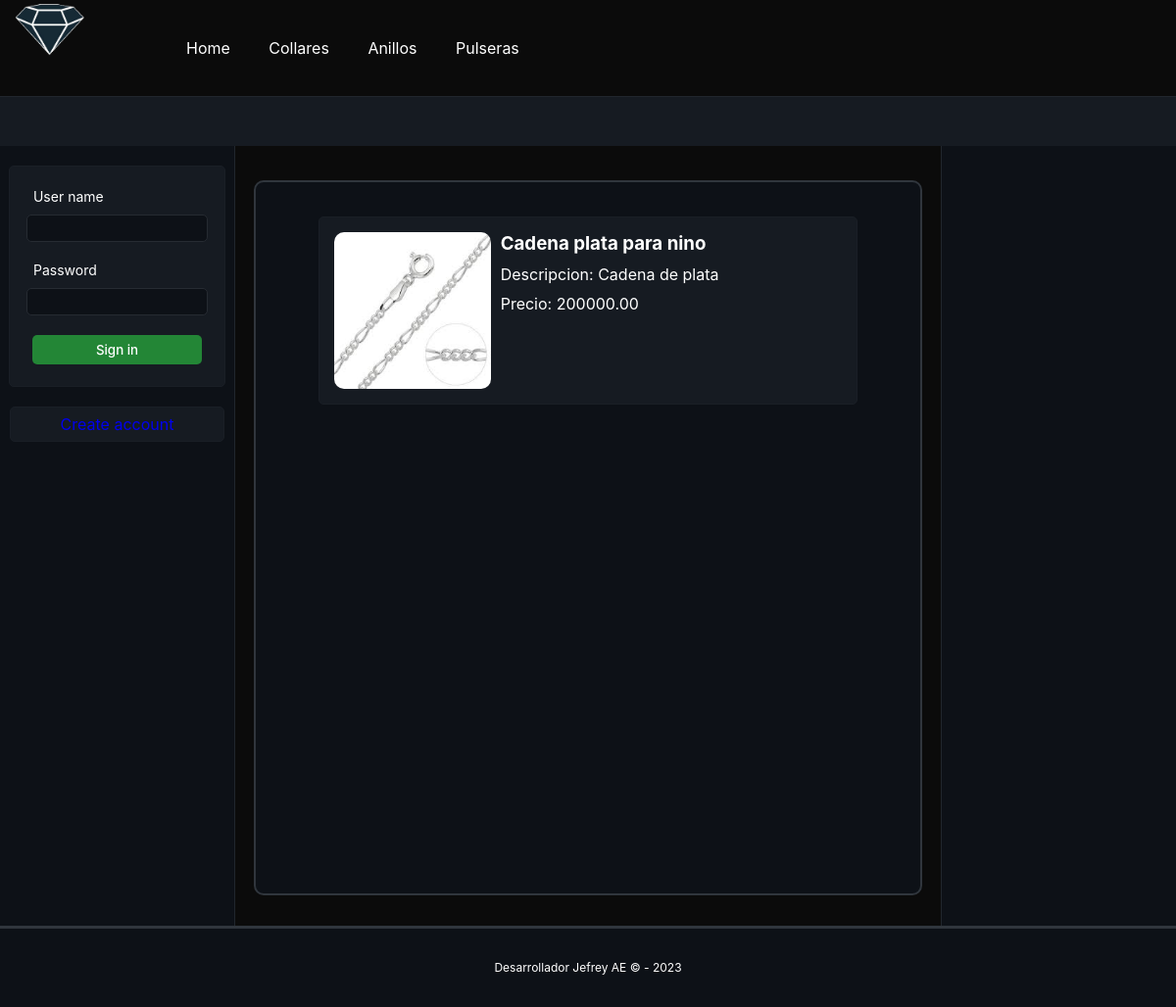
The page /topic/detail/1 on the database its author committed.
### home/models.py (models this page shows, shortened)
class Topic(models.Model):
    name = models.CharField(max_length=50)
    class Meta:
        verbose_name = "Topic"
        verbose_name_plural = "Topics"

class Item(models.Model):
    name = models.CharField(max_length=50)
    description = models.CharField(max_length=100)
    price = models.DecimalField(max_digits=10, decimal_places=2)
    image = models.ImageField(upload_to='images', blank=True)
    category = models.ForeignKey(Category, null=True, blank=True, on_delete=models.CASCADE)
    topic = models.ForeignKey(Topic, null=True, blank=True, on_delete=models.CASCADE)
    class Meta:
        pass

### topic/views.py (the view)
# urls.py: path('topic/detail/<str:id>', TopicViews.detail, name='topicDetail'),
def detail(request, id):
    item = get_object_or_404(Item, id=id)
    categories = Category.objects.all()
    topics = Topic.objects.all()
    return render(request, 'topicDetail.html', {"categories": categories, 'topics': topics, 'item': item})

### topic/templates/topicDetail.html (shortened to what this page needs)
{% extends 'layout.html' %}
{% load static%}
{% block content %}
<section id="central">
    {% include 'leftSidebar.html' %}
    <div id="content">
            <section id="item_container">
                <div class="image_and_data">
                    <img class="item_image" title={{item.name}} src={% static item.image.url %} alt={{item.description}}/>
                    <div class="item_data">
                        <h3>{{item.name}}</h3>
                        <p class="item_descripcion">Descripcion: {{item.description}}</p>
                        <p class="item_precio">Precio: {{item.price}}</p>
                    </div>
                </div>
            </section>
    </div>
    {% include 'rightSidebar.html' %}
</section>
{% endblock content %}

### layouts/templates/layout.html (shortened to what this page needs)
<!DOCTYPE html>
<html lang='es'>
    <head>
        {% load static %}
        <link rel='stylesheet' type='text/css' href={% static 'css/styles.css' %} />
    </head>
    <body class="layout">
        <header>
            <div id='logo'>
                <img src={% static 'images/diamond.png' %} />
            </div>
            <nav id='navbar'>
                <ul>
                    <li>
                        <a href="{% url 'home' %}">Home</a>
                    </li>
                    {% for topic in topics %}
                        <li>
                            <a href="{% url 'topic' topic.name %}">{{topic.name}}</a>
                        </li>
                    {% endfor %}
                </ul>
            </nav>
        </header>
        <section id="info_bar">
        </section>
            {% block content %}{% endblock  %}
        <footer>
            Desarrollador Jefrey AE &copy - {% now "Y" %}
        </footer>
    </body>
</html>

### layouts/static/css/styles.css (style rules this page uses)
* { margin: 0px; padding: 0px; font-family: -apple-system, BlinkMacSystemFont, "Segoe UI", "Noto Sans", Helvetica, Arial, sans-serif, "Apple Color Emoji", "Segoe UI Emoji"; text-decoration: none; }
body { background-color: #0b0b0b; color: white; }
header { margin: 0px; display: grid; grid-template-columns: 15% 80% 10%; border-bottom: 1px solid #21262d; }
#logo img { width: 40%; margin-left: 15px; }
.layout { display: grid; grid-template-rows: 10% 5% 80% 5%; }
#navbar { display: flex; align-items: center; }
#navbar li { list-style: none; display: inline; margin-right: 15px; padding: 25px 10px 25px 10px; }
#navbar ul li a { text-decoration: none; color: white; font-size: 16px; }
#info_bar { height: 50px; background-color: #161b22; }
#central { display: grid; grid-template-columns: 20% 60% 20%; }
#content { width: 90%; border: 2px solid #30363d; border-radius: 10px; margin: 0px auto; margin-top: 35px; margin-bottom: 35px; padding: 15px; background-color: #0d1117; }
footer { min-height: 80px; background-color: #0d1117; border-top: solid; border-color: #30363d; line-height: 80px; text-align: center; font-size: 12px; width: 100%; }
#item_container { display: flex; justify-content: space-between; width: 80%; margin: 0px auto; margin-top: 20px !important; padding: 15px; border: 1px solid #1a1f26; border-radius: 5px; background-color: #161b22; -webkit-border-radius: 5px; -moz-border-radius: 5px; -ms-border-radius: 5px; -o-border-radius: 5px; }
#item_container .item_data { display: flex; flex-direction: column; margin-left: 10px; }
.image_and_data { display: flex; }
.item_data p, .item_data h3 { margin-bottom: 10px; }
.item_image { width: 35%; border-radius: 10px; }

### rows shown on the page
Topic: name "Collares"
Topic: name "Anillos"
Topic: name "Pulseras"
Item: image (picture), name "Cadena plata para nino", description "Cadena de plata", price "200000.00"
